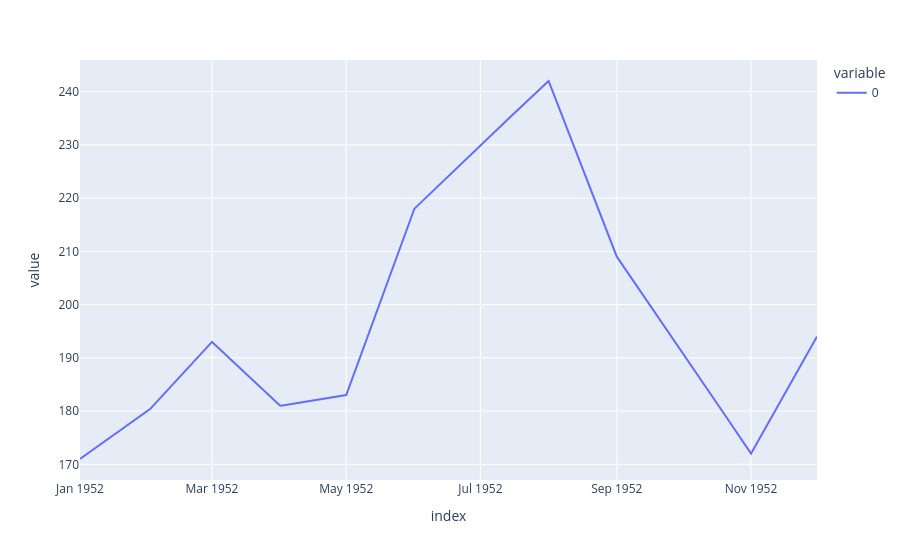

Notebook code cell kept with this figure:
### Markdown cell above
**TODO**
- Select a single year from the dataset and resample it to daily time
- Call `resample()` to resample the series to daily intervals
- Call `interpolate()` and play with the different methods
- Plot the results to show the differences

### Code cell
# Your code here
year_1952 = airline['1952'].resample('D').asfreq()  # daily grid with NaNs first

linear = year_1952.interpolate(method='linear')
poly   = year_1952.interpolate(method='polynomial', order=2)
spline = year_1952.interpolate(method='spline', order=3)
linear.plot()

### Figure 1 — Plotly figure (JSON) as saved in the notebook; plotly's stock layout.template omitted (floating-point values rounded to 4 significant figures; data arrays with more than 128 entries replaced by an {"elided": "..."} marker saying what was removed)
{"data": [{"hovertemplate": "variable=0<br>index=%{x}<br>value=%{y}<extra></extra>", "legendgroup": "0", "line": {"color": "#636efa", "dash": "solid"}, "marker": {"symbol": "circle"}, "mode": "lines", "name": "0", "orientation": "v", "showlegend": true, "type": "scatter", "x": {"elided": "336 str values"}, "xaxis": "x", "y": {"elided": "336 float values"}, "yaxis": "y"}], "layout": {"autosize": true, "legend": {"title": {"text": "variable"}, "tracegroupgap": 0}, "margin": {"t": 60}, "xaxis": {"anchor": "y", "autorange": true, "domain": [0, 1], "range": ["1952-01-01", "1952-12-01"], "title": {"text": "index"}, "type": "date"}, "yaxis": {"anchor": "x", "autorange": true, "domain": [0, 1], "range": [167.1, 245.9], "title": {"text": "value"}, "type": "linear"}}}
